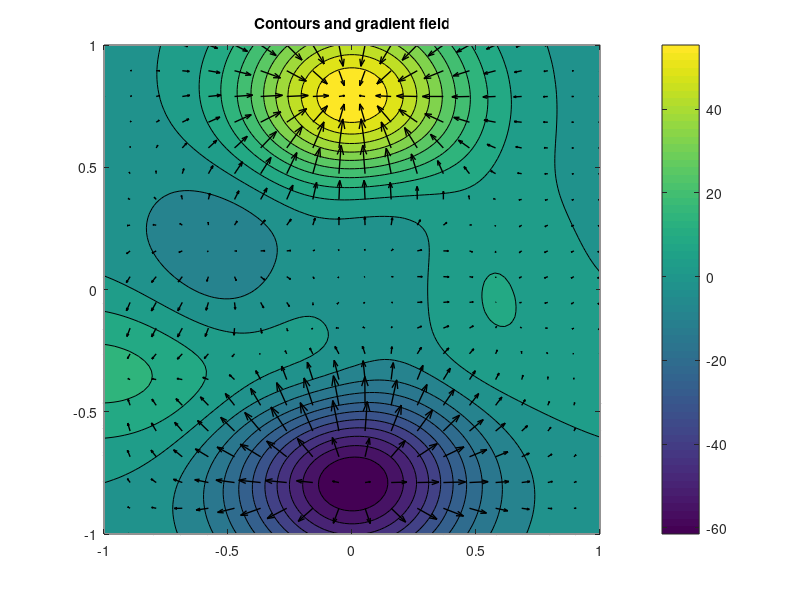

Reproduce this figure in MATLAB.
clear; clc;

x = linspace(-1,1,100);
y = linspace(-1,1,100);
[X, Y] = meshgrid(x,y);

u = 3*(1-3*X).^2.*exp(-X.^2 - (3*Y+1).^2) ...
    - 10*(3*X/5 - 27*X.^3 - 243*Y.^5).*exp(-5*X.^2-4*Y.^2) ...
    - 1/3*exp(-(3*X+1).^2 - 9*Y.^2) + (X.^2+Y.^2) - 1;

figure;
contourf(X, Y, u, 20);
colorbar;
hold on;

xq = linspace(-1,1,20);
yq = linspace(-1,1,20);
[Xq, Yq] = meshgrid(xq, yq);

uq = 3*(1-3*Xq).^2.*exp(-Xq.^2 - (3*Yq+1).^2) ...
    - 10*(3*Xq/5 - 27*Xq.^3 - 243*Yq.^5).*exp(-5*Xq.^2-4*Yq.^2) ...
    - 1/3*exp(-(3*Xq+1).^2 - 9*Yq.^2) + (Xq.^2+Yq.^2) - 1;

[ux, uy] = gradient(uq, xq, yq);

quiver(Xq, Yq, ux, uy, 'k', 'LineWidth', 1);

title('Contours and gradient field');


hold off;

clear; clc;

u = @(x, y) 3*(1-3*x).^2.*exp(-x.^2 - (3*y+1).^2) ...
    - 10*(3*x/5 - 27*x.^3 - 243*y.^5).*exp(-5*x.^2-4*y.^2) ...
    - 1/3*exp(-(3*x+1).^2-9*y.^2) + (x.^2+y.^2) - 1;

gradFun = @(r) [...
    -( -(18*(1-3*r(1)))*exp(-r(1)^2 - (3*r(2)+1)^2) ...
       - 6*(1-3*r(1))^2*r(1)*exp(-r(1)^2 - (3*r(2)+1)^2) ...
       - (10*(3/5-81*r(1)^2))*exp(-5*r(1)^2-4*r(2)^2) ...
       + (20*((3/5)*r(1)-27*r(1)^3-243*r(2)^5))*5*r(1)*exp(-5*r(1)^2-4*r(2)^2) ...
       - (1/3*(-18*r(1)-6))*exp(-(3*r(1)+1)^2-9*r(2)^2) + 2*r(1) ); ...
    -( 3*(1-3*r(1))^2*(-18*r(2)-6)*exp(-r(1)^2-(3*r(2)+1)^2) ...
       + 12150*r(2)^4*exp(-5*r(1)^2-4*r(2)^2) ...
       + (20*((3/5)*r(1)-27*r(1)^3-243*r(2)^5))*4*r(2)*exp(-5*r(1)^2-4*r(2)^2) ...
       + 6*r(2)*exp(-(3*r(1)+1)^2-9*r(2)^2) + 2*r(2) ) ];

odeFun = @(t, r) gradFun(r);

r0 = [-0.14; 0.7];
tspan = 0:0.001:5.0;

[t, r] = ode45(odeFun, tspan, r0);

r_final = r(end, :);
x_final = r_final(1);
y_final = r_final(2);

z_final = u(x_final, y_final);


fprintf(' (%.5f, %.5f)\n', x_final, y_final);
fprintf(' %.5f\n', z_final);
